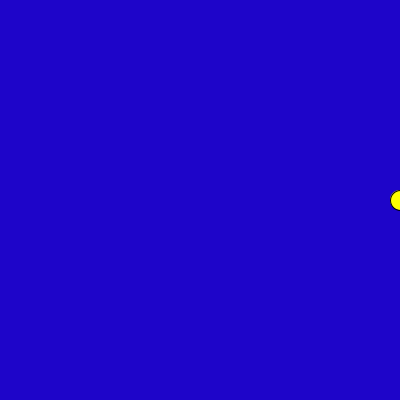
Frame 1 (no input)
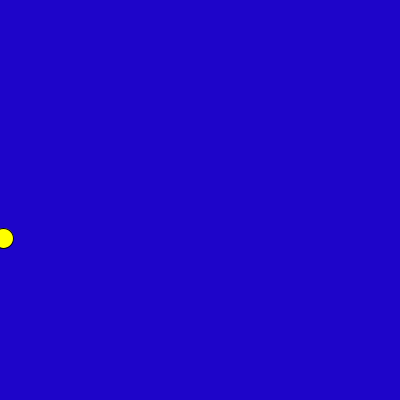
Frame 60 (the mouse pressed at the canvas centre just before this capture)
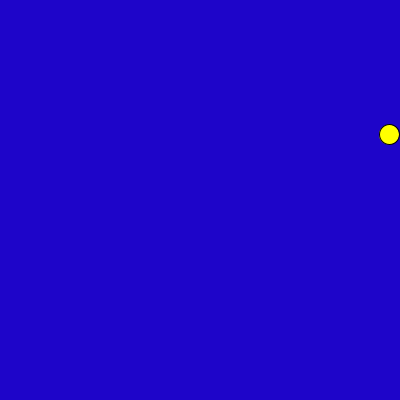
Frame 120 (the mouse held since frame 60 and released just before this capture)

The Processing sketch that drew these frames (run headless with seeded random() and noise(); from frame 60 on, the mouse is pressed at the canvas centre):

// Processing sketch: processing_168653
// ── processing_168653.pde

int ellipseX = 200;
int ellipseY = 200;
float horn = 0.0;
int radius = 200;

void setup(){
size(400,400);
frameRate(40);
}


void draw(){

background(30,5,201);

fill(255,255,0);

ellipse(ellipseX+radius*cos(horn),ellipseY+radius*sin(horn), 20, 20);

horn += 0.05;

}
